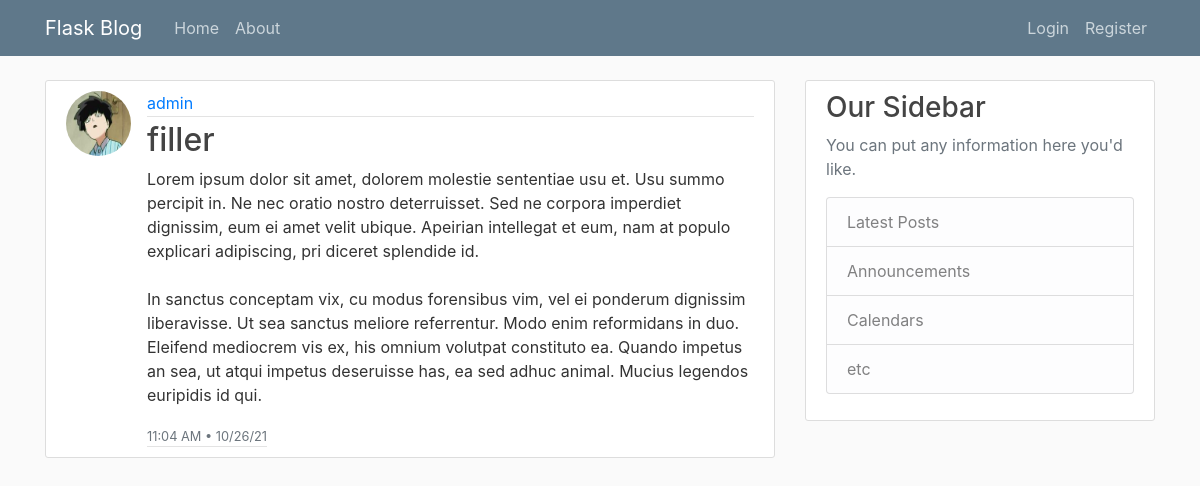
The app's page /post/4 with its own data.
### main/models.py (models this page shows, shortened)
class User(db.Model, UserMixin):
    id = db.Column(db.Integer, primary_key=True)
    username = db.Column(db.String(20), unique=True, nullable=False)
    email = db.Column(db.String(120), unique=True, nullable=False)
    image_file = db.Column(db.String(20), nullable=False, default='default.jpg')
    password = db.Column(db.String(60), nullable=False)
    posts = db.relationship('Post', backref='author', lazy=True)

class Post(db.Model):
    id = db.Column(db.Integer, primary_key=True)
    title = db.Column(db.String(100), nullable=False)
    date_posted = db.Column(db.DateTime, nullable=False, default=utc_to_local(datetime.utcnow()))
    content = db.Column(db.Text, nullable=False)
    user_id = db.Column(db.Integer, db.ForeignKey('user.id'), nullable=False)

### main/routes.py (the view)
@app.route("/post/<int:post_id>")
def post(post_id):
    post = Post.query.get_or_404(post_id)
    return render_template('post.html', title=post.title, post=post)

### main/templates/post.html (shortened to what this page needs)
{% extends "layout.html" %}
{% block content %}
    <article class="media content-section">
        <img class="rounded-circle article-img" src="{{ url_for('static', filename='profile_pics/' + post.author.image_file) }}">
      <div class="media-body">
        <div class="article-metadata">
          <a class="mr-2" href="{{ url_for('user_posts', username=post.author.username) }}">{{ post.author.username }}</a>
        </div>
        <h2 class="article-title">{{ post.title }}</h2>
        <p class="article-content">{{ post.content }}</p>
          <dive class="article-metadata">
              <small class="text-muted">{{ post.date_posted.strftime('%-I:%M %p • %m/%d/%y') }}</small>
          </dive>
      </div>
    </article>
{% endblock content %}

### main/static/main.css (style rules this page uses)
body { background: #fafafa; color: #333333; margin-top: 5rem; }
h1, h2, h3, h4, h5, h6 { color: #444444; }
.content-section { background: #ffffff; padding: 10px 20px; border: 1px solid #dddddd; border-radius: 3px; margin-bottom: 20px; }
.article-title { color: #444444; }
.article-content { white-space: pre-line; }
.article-img { height: 65px; width: 65px; margin-right: 16px; }
.article-metadata { padding-bottom: 1px; margin-bottom: 4px; border-bottom: 1px solid #e3e3e3 }

### records on screen
User: image_file (picture), author.username "admin"
Post: title "filler", content "Lorem ipsum dolor sit amet, dolorem molestie sententiae usu et. Usu summo percipit in. Ne nec oratio nostro deterruisset. Sed ne corpora imperdiet dignissim, eum ei amet velit ubique. Apeirian intellegat et eum, nam at populo explicari adipiscing, pri diceret splendide id. In sanctus conceptam vix, cu modus forensibus vim, vel ei ponderum dignissim liberavisse. Ut sea sanctus meliore referrentur. Modo enim reformidans in duo. Eleifend mediocrem vis ex, his omnium volutpat constituto ea. Quando impetus an sea, ut atqui impetus deseruisse has, ea sed adhuc animal. Mucius legendos euripidis id qui.", date_posted "11:04 AM • 10/26/21"
